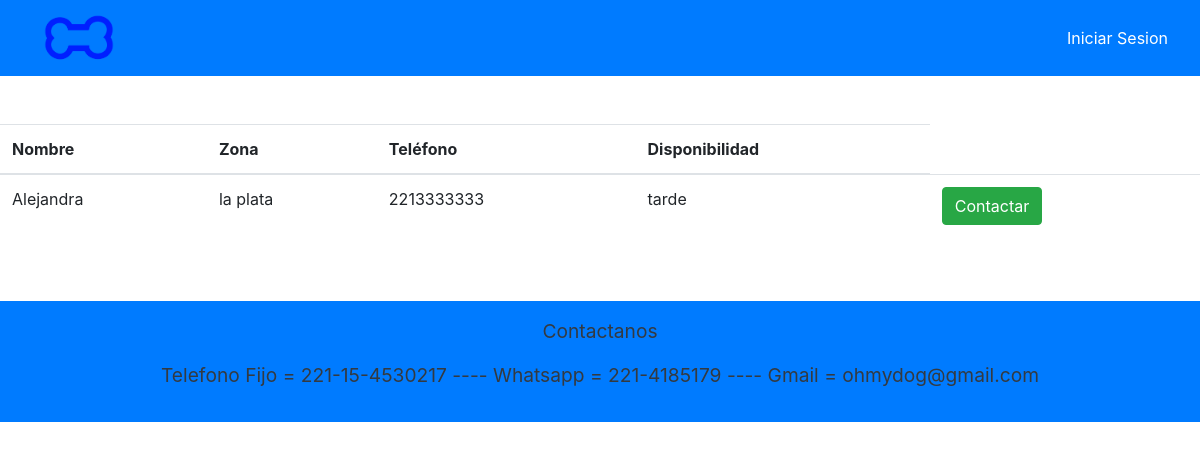
The page /paseadores on the database its author committed.
### APP/models.py (models this page shows, shortened)
class Paseador(models.Model):
    nombre = models.CharField(max_length=50)
    telefono = models.IntegerField()
    zona = models.CharField(max_length=20)
    disponibilidad = models.CharField(max_length=30)

### APP/views.py (the view)
# urls.py: path('paseadores',views.listarPaseadores,name='paseadores'),
def listarPaseadores(request):
    pasea = Paseador.objects.all()
    context = {'context': pasea,
               'usuario': usuario}
    return render(request, 'paginas/listaPaseadores.html', context)

### APP/templates/paginas/listaPaseadores.html (shortened to what this page needs)
{% extends 'paginas/base.html' %}
{% load static %}
{% block contenido %}
<div class="d-flex justify-content-center flex-column align-items-center">
    {% if context|length == 0 %}
        <p>No hay Paseadores Publicados</p>
    {% else %}
    <table class="table">
        <thead>
          <tr>
            <th>Nombre</th>
            <th>Zona</th>
            <th>Teléfono</th>
            <th>Disponibilidad</th>
          </tr>
        </thead>
        <tbody>
          {% for c in context %}
          <tr>
            <td>{{ c.nombre }}</td>
            <td>{{ c.zona }}</td>
            <td>{{ c.telefono }}</td>
            <td>{{ c.disponibilidad }}</td>
            <td>
                {% if usuario.esCliente %}
                    <a href="./contactarP/{{c.nombre}}/{{c.telefono}}" class="btn btn-success">Contactar</a>
                {% else %}
                    {% if usuario.esVeterinario %}
                        <a href="./borrarP/{{c.telefono}}" class="btn btn-danger">Borrar</a>
                    {% else %}
                        <a href="./contactarPVisit/{{c.nombre}}/{{c.telefono}}" class="btn btn-success">Contactar</a>
                    {% endif %}
                {% endif %}
            </td>
          </tr>
          {% endfor %}
        </tbody>
    </table>
    {% endif %}
</div>
{% endblock %}

### rows shown on the page
Paseador: nombre "Alejandra", zona "la plata", telefono "2213333333", disponibilidad "tarde"
